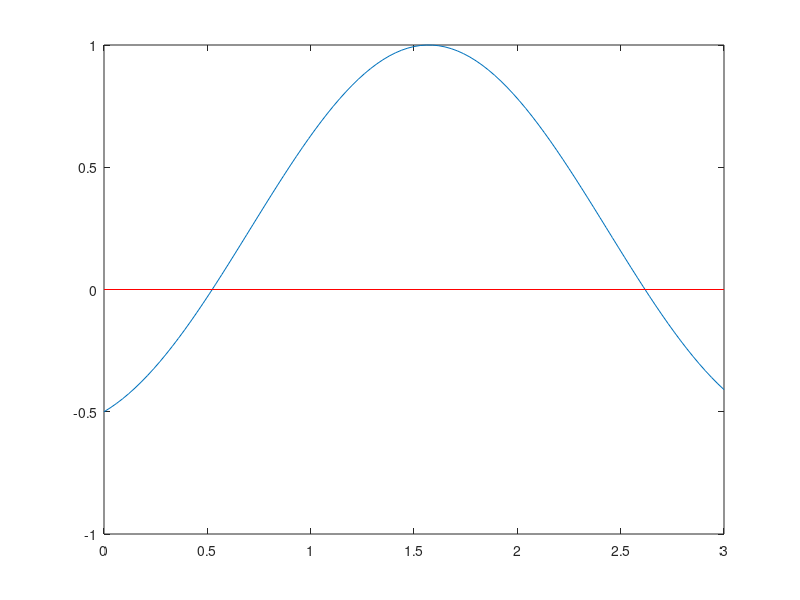

Recreate this plot in MATLAB. (Note: this script raises an error after producing the figure.)
% This is an example use of the plot function 
% used in association with the finding of a root
% problem solved earlier.
%  a is the lower value of the range
% b is the upper value of the range

a = 0;fa = -inf;
b = 3;fb = inf;
delta = (b-a)/100;
xx = a:delta:b;
%plot(xx,xx .^3-2*xx-5);
plot(xx,0.5.*sin(2.*(xx-(pi/4)))+0.5.*sin(xx));
hold on

hax = line([a,b],[0,0]);
set(hax,'Color','red');
while (sqrt((x-a)^2))>0.0001

  a=x;
  %fx = x^3-2*x-5;
  %dfx= 3*x^2-2;
  
  fx = 0.5*sin(2*(x-(pi/4)))+0.5*sin(x);
  dfx= cos(2*(x-(pi/4)))+0.5*cos(x);
  x=a-(fx/dfx);
  
   
  plot(x,fx,'o')
  
  disp(x-a);
end;

disp(' The root is :');
disp(x);

